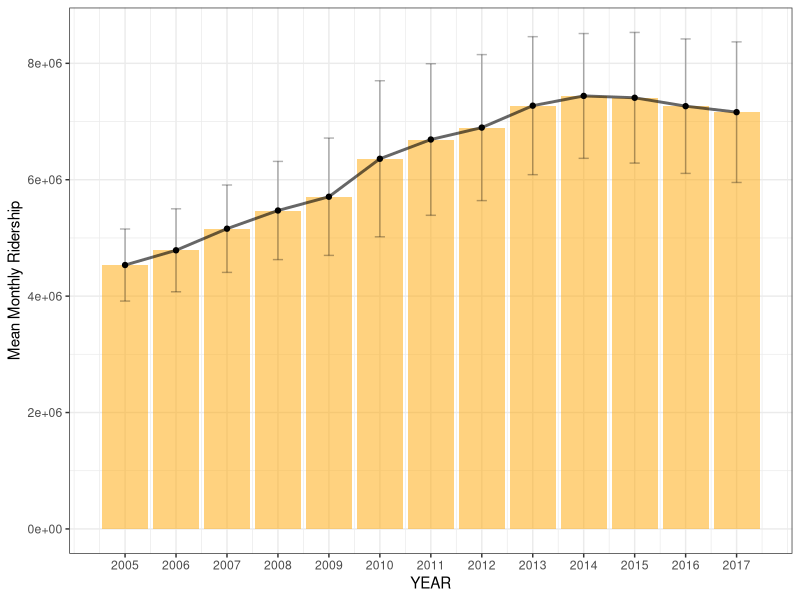
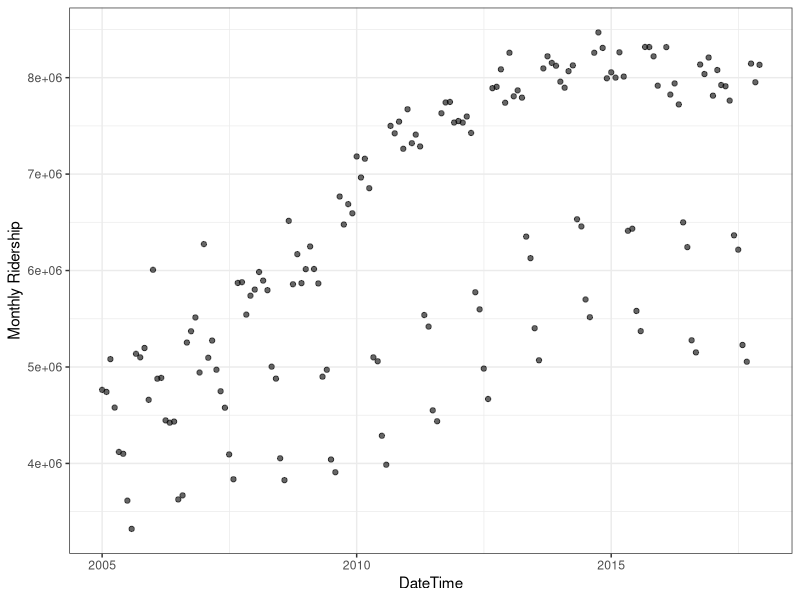
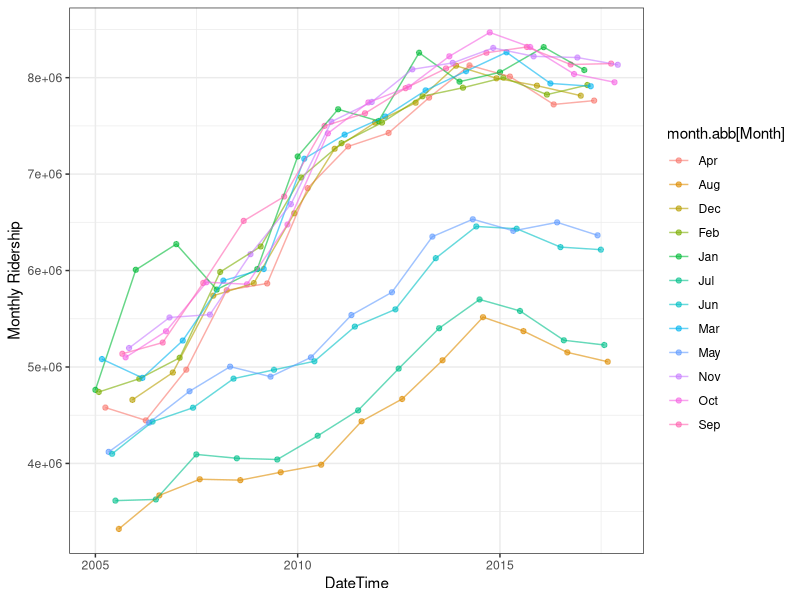
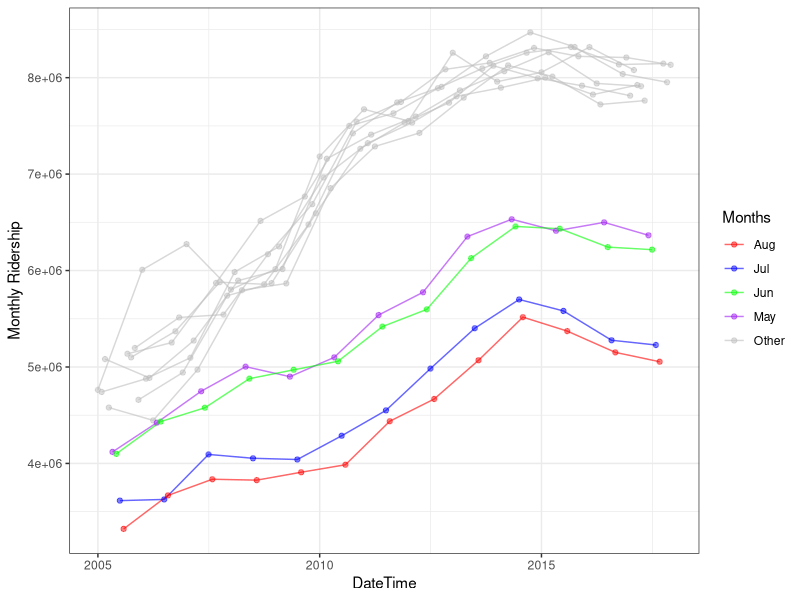

Source code (R) for these figures, in order:
## ---- chunk 1
knitr::opts_chunk$set(echo = TRUE, warning = FALSE, comments = NA, message = FALSE)
# setwd('R/Transit_Ridership')
## ---- chunk 2
library(tidyverse)
library(lubridate)
library(ggplot2)
theme_set(theme_bw())
## ---- chunk 3
edmonton <- read.csv('Data/edmonton_ridership.csv')
## ---- chunk 4
head(edmonton)
## ---- chunk 5
# In addition to converting `DateTime` into a date object, I'm also going to pull the month from that date object into a new column.

edmonton <- edmonton %>% mutate(DateTime = mdy_hms(as.character(DateTime)),
                                Month = month(DateTime))

## ---- chunk 6
edmonton_by_year <- edmonton %>% group_by(YEAR) %>% summarize(mean = mean(MONTH_RIDERSHIP), sd = sd(MONTH_RIDERSHIP))

edmonton_by_year
## ---- chunk 7
ggplot(edmonton_by_year) + 
    aes(x = YEAR, y = mean) + 
    geom_col(fill = 'orange', alpha = 0.5) +
    geom_point() +
    geom_line(alpha = 0.6, size = 1) +
    geom_errorbar(aes(ymin = mean - sd,
                      ymax = mean + sd),
                  width = 0.2, alpha = 0.3) +
    ylab('Mean Monthly Ridership') +
    scale_x_continuous(breaks = seq(2005, 2017))

    
## ---- chunk 8
ggplot(edmonton) +
    aes(x = DateTime, y = MONTH_RIDERSHIP) +
    geom_point(alpha = 0.6) +
    ylab('Monthly Ridership')
## ---- chunk 9
ggplot(edmonton) +
    aes(x = DateTime, y = MONTH_RIDERSHIP, col = month.abb[Month]) +
    geom_point(alpha = 0.6) +
    geom_line(aes(group = month.abb[Month]), alpha = 0.6) +
    ylab('Monthly Ridership')
## ---- chunk 10
summer_months <- as.factor(ifelse(!(edmonton$Month %in% seq(5,8)), 'Other', month.abb[edmonton$Month]))
## ---- chunk 11
palette <- c('red', 'blue', 'green', 'purple', 'grey')

ggplot(edmonton) +
    aes(x = DateTime, y = MONTH_RIDERSHIP) +
    geom_line(aes(group = Month, col = summer_months), alpha = 0.6) +
    scale_colour_manual('Months', values = palette) +
    geom_point(aes(col = summer_months), alpha = 0.5) +
    # scale_color_gradientn(colours = rainbow(12)) +
    ylab('Monthly Ridership')
## ---- chunk 12
temp <- edmonton %>% 
    group_by(summer = ifelse(Month %in% seq(5,8), 'summer', 'other')) %>%
    summarize(mean = mean(MONTH_RIDERSHIP))

print(temp)
## ---- chunk 13
temp$mean[1] - temp$mean[2]
